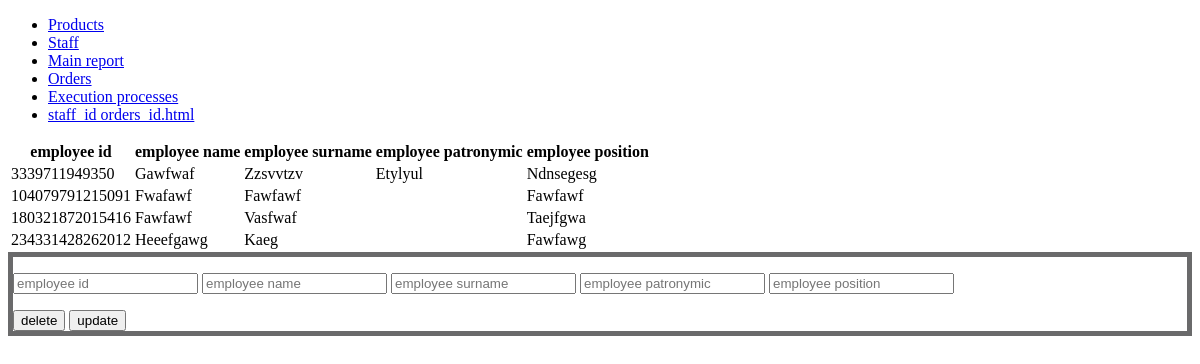
The page /Staff (signed in) on the database as committed earlier.
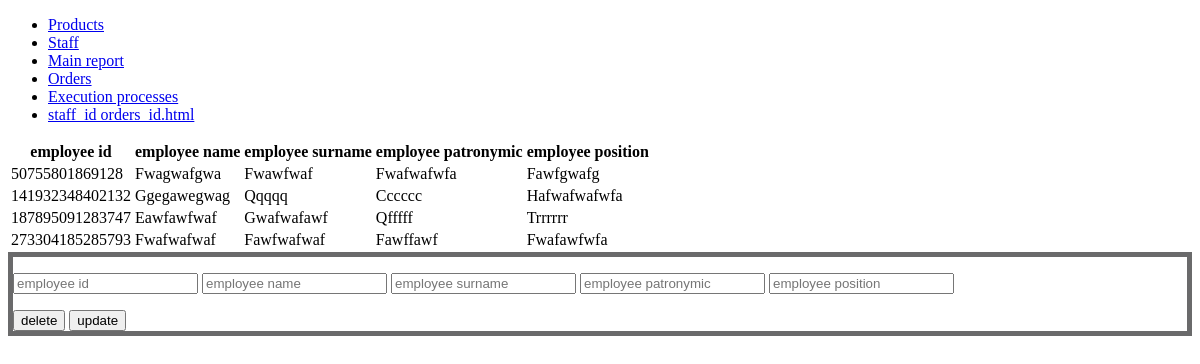
The same page on the database as committed later.
### tables this page shows
CREATE TABLE "Staff" (
	"employee_id"	INTEGER NOT NULL UNIQUE,
	"employee_name"	TEXT NOT NULL,
	"employee_surname"	TEXT NOT NULL,
	"employee_patronymic"	TEXT,
	"employee_position"	TEXT NOT NULL,
	PRIMARY KEY("employee_id")
);

### Back_flask.py (the view)
@app.route("/Staff", methods = ["POST", "GET"])
def Staff():
    if "Logged" not in session:
        return redirect(url_for("login"))
    if request.method == "POST":
        if "delete" in request.form:
            flash(repos.Staff_delete(request.form.to_dict()))
        if "update" in request.form:
            flash(repos.Staff_update(request.form.to_dict()))
        return redirect(url_for("Staff"))
    return render_template("Staff.html", title = "Staff", table = repos.Staff_showAll())

### DB/repos.py (called while the page is built)
def Staff_showAll():
    con = sqlite3.connect("DB/HAR_DB.db")
    c = con.cursor()
    allStaff = c.execute("SELECT * FROM Staff").fetchall()
    c.close()
    con.close()
    return allStaff

### templates/Staff.html (shortened to what this page needs)
{% extends "base.html" %}
{% block navigation %}
    {{super()}}
{% endblock %}
{% block content %}
    <table class="filling_0">
        <thead>
            <tr>
                <th>employee id</th>
                <th>employee name</th>
                <th>employee surname</th>
                <th>employee patronymic</th>
                <th>employee position</th>
            </tr>
        </thead>
        <tbody>
            {% for row in table -%}
                <tr>
                    {% for item in row -%}
                        <td>{{item}}</td>
                    {% endfor -%}
                </tr>
            {% endfor -%}
        </tbody>
    </table>
    <form action="/Staff?operation=deleteOrUpdate" method="POST" class="action">
        <p class="filling_input_0 last">
            <input class="n_0" type="number" placeholder="employee id" name="employee_id" readonly>
            <input class="n_1" type="text" placeholder="employee name" name="employee_name">
            <input class="n_2" type="text" placeholder="employee surname" name="employee_surname">
            <input class="n_3" type="text" placeholder="employee patronymic" name="employee_patronymic">
            <input class="n_4" type="text" placeholder="employee position" name="employee_position">
        </p>
    <input type="submit" name="delete" value="delete">
    <input type="submit" name="update" value="update">
    </form>
{% endblock %}

Rows that differ between the two databases and show on the page:
removed Staff: employee_id "3339711949350", employee_name "Gawfwaf", employee_surname "Zzsvvtzv", employee_patronymic "Etylyul", employee_position "Ndnsegesg"
removed Staff: employee_id "104079791215091", employee_name "Fwafawf", employee_surname "Fawfawf", employee_position "Fawfawf"
removed Staff: employee_id "180321872015416", employee_name "Fawfawf", employee_surname "Vasfwaf", employee_position "Taejfgwa"
removed Staff: employee_id "234331428262012", employee_name "Heeefgawg", employee_surname "Kaeg", employee_position "Fawfawg"
added Staff: employee_id "50755801869128", employee_name "Fwagwafgwa", employee_surname "Fwawfwaf", employee_patronymic "Fwafwafwfa", employee_position "Fawfgwafg"
added Staff: employee_id "141932348402132", employee_name "Ggegawegwag", employee_surname "Qqqqq", employee_patronymic "Cccccc", employee_position "Hafwafwafwfa"
added Staff: employee_id "187895091283747", employee_name "Eawfawfwaf", employee_surname "Gwafwafawf", employee_patronymic "Qfffff", employee_position "Trrrrrr"
added Staff: employee_id "273304185285793", employee_name "Fwafwafwaf", employee_surname "Fawfwafwaf", employee_patronymic "Fawffawf", employee_position "Fwafawfwfa"
